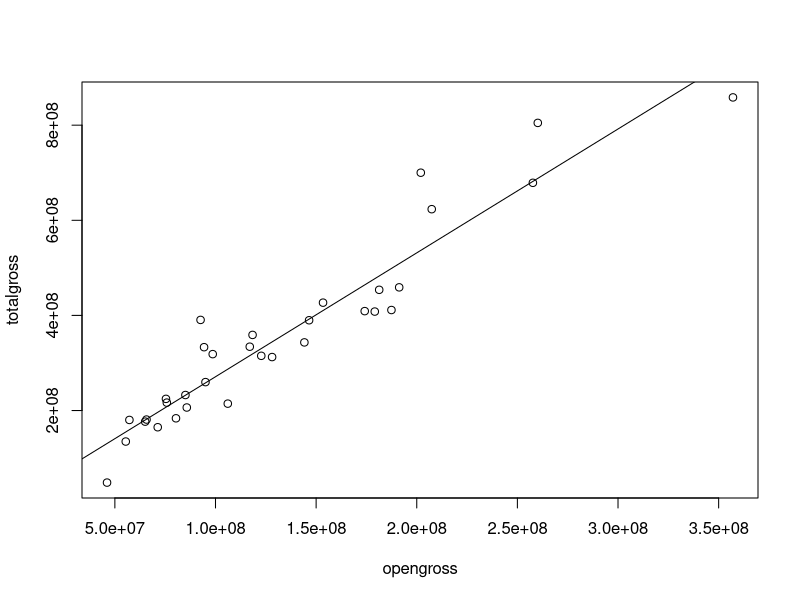
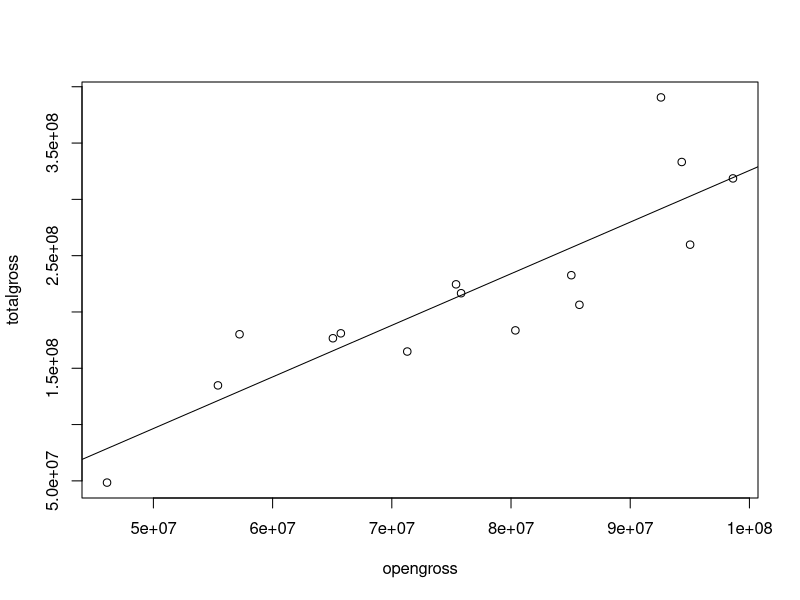
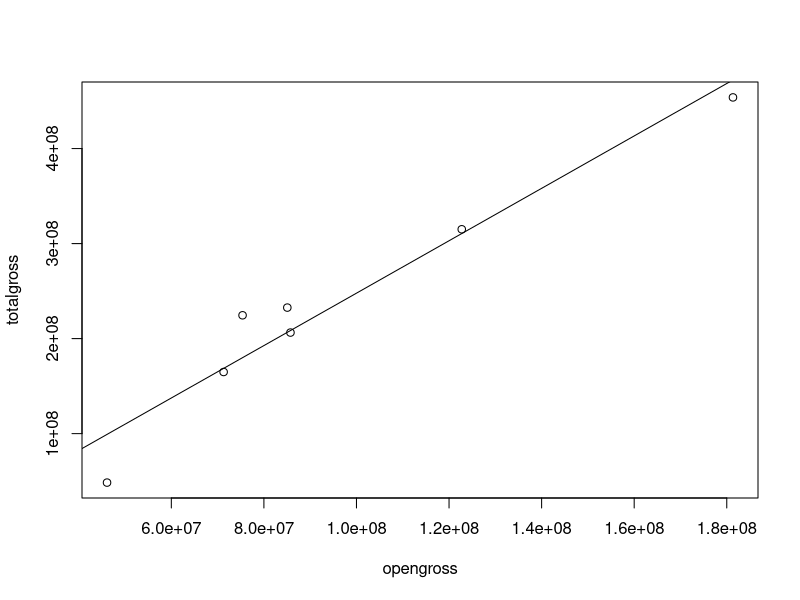

Here is the R script that generated these plots, in order: (Note: this script raises an error after producing the figures.)
## ---- chunk 1
data <- read.csv("marveldata.csv", quote="'")
summary(data)
head(data, 5)

# We don't need the id, distributor, title, or date columns
modelData <- subset(data, select = -c(id, distributer, title, date))
summary(modelData)
## ---- chunk 2
openGrossMil <- data$opengross/1000000
summary(openGrossMil)
## ---- chunk 3
# Fit a model with all data
fullModel = lm(totalgross~opengross, data=modelData)
summary(fullModel)

# Plot regression line
plot(totalgross~opengross, data=modelData)
abline(fullModel)
## ---- chunk 4
# Get data with opening gross < 100 mil
lowOpeners = subset(modelData, opengross<=100000000)

# Fit model with low openers
lowOpenModel = lm(totalgross~opengross, data=lowOpeners)
summary(lowOpenModel)

# Plot regression line
plot(totalgross~opengross, data=lowOpeners)
abline(lowOpenModel)
## ---- chunk 5
# Only take movies that had fall releases
fallData = subset(modelData, season=="Fall")
summary(fallData)
head(modelData)

# Fit model with fall releases
fallModel = lm(totalgross~opengross, data=fallData)
summary(fallModel)

# Plot regression line
plot(totalgross~opengross, data=fallData)
abline(fallModel)
## ---- chunk 6
# Get The Marvels opening gross
theMarvelsOpenGross = data.frame(opengross=(subset(data, title=="The Marvels"))$opengross)

# Predictions for each model
fullPred = predict(fullModel, newdata = theMarvelsOpenGross)
lowOpenPred = predict(lowOpenModel, newdata = theMarvelsOpenGross)
fallPred = predict(fallModel, newdata = theMarvelsOpenGross)

# Create a data frame for the table
predictionTable <- data.frame(
  FullModel = fullPred,
  LowOpenModel = lowOpenPred,
  FallModel = fallPred
)

# Display the table
print(predictionTable)
## ---- chunk 7
# Convert table from website into dataframe
dailyEarnings <- data.frame(
  Date = c("Nov 20", "Nov 19", "Nov 18", "Nov 17", "Nov 16", "Nov 15", "Nov 14", "Nov 13", "Nov 12", "Nov 11", "Nov 10"),
  Day = c("Monday", "Sunday", "Saturday", "Friday", "Thursday", "Wednesday", "Tuesday", "Monday", "Sunday", "Saturday", "Friday"),
  Rank = c(4, 3, 3, 4, 1, 1, 1, 1, 1, 1, 1),
  Revenue = c(1137196, 2910248, 4453682, 2756659, 1251387, 1789239, 3300946, 2372375, 9247703, 15260052, 21603104),
  Change_Daily = c("-60.9%", "-34.7%", "+61.6%", "+120.3%", "-30.1%", "-45.8%", "+39.1%", "-74.3%", "-39.4%", "-29.4%", "-"),
  Change_LastWeek = c("-52.1%", "-68.5%", "-70.8%", "-87.2%", "-", "-", "-", "-", "-", "-", "-"),
  Theaters = c(4030, 4030, 4030, 4030, 4030, 4030, 4030, 4030, 4030, 4030, 4030),
  Avg = c(282, 722, 1105, 684, 310, 443, 819, 588, 2294, 3786, 5360),
  TotalRevenue = c(66082591, 64945395, 62035147, 57581465, 54824806, 53573419, 51784180, 48483234, 46110859, 36863156, 21603104),
  Week = c(11, 10, 9, 8, 7, 6, 5, 4, 3, 2, 1)
)

# Print the data frame
print(rowList)

# Preview data
summary(dailyEarnings)
head(dailyEarnings)
## ---- chunk 8
# Data that only contains Nov 12 and later
sinceNov12 = subset(dailyEarnings, (Date != "Nov 10") & (Date != "Nov 11")) 

# Add column that represents days since Nov 12
sinceNov12$DaysAfterOpeningWknd <- c(8, 7, 6, 5, 4, 3, 2, 1, 0)

# Show data
summary(sinceNov12)
sinceNov12

# Fit model passed on days since opening weekend
sinceNov12Model = lm(TotalRevenue~DaysAfterOpeningWknd, data=sinceNov12)

# Summarize model
summary(sinceNov12Model)

# Convert to millions for easier viewing
plotData = sinceNov12
plotData$TotalRevenue = plotData$TotalRevenue / 1000000

# Plot regression line
milModel = lm(TotalRevenue~DaysAfterOpeningWknd, data=plotData)
plot(TotalRevenue~DaysAfterOpeningWknd, data=plotData, yaxp=c(40,70,5), ylim=c(40, 70),
     main="Revenue Since Opening Weekend", xlab="Days Since Opening Weekend", ylab="Total Revenue")
abline(milModel)
